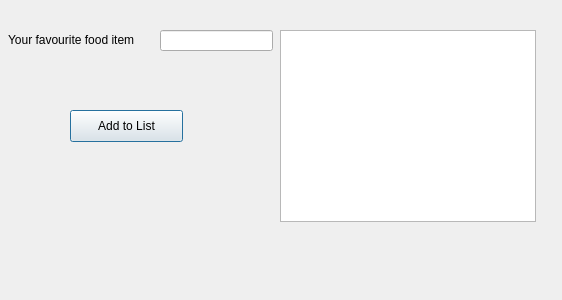
<?xml version="1.0" encoding="UTF-8"?>
<ui version="4.0">
 <class>Dialog</class>
 <widget class="QDialog" name="Dialog">
  <property name="geometry">
   <rect>
    <x>0</x>
    <y>0</y>
    <width>562</width>
    <height>300</height>
   </rect>
  </property>
  <property name="windowTitle">
   <string>Dialog</string>
  </property>
  <widget class="QLabel" name="label">
   <property name="geometry">
    <rect>
     <x>8</x>
     <y>30</y>
     <width>151</width>
     <height>20</height>
    </rect>
   </property>
   <property name="text">
    <string>Your favourite food item</string>
   </property>
  </widget>
  <widget class="QLineEdit" name="lineEditFoodItem">
   <property name="geometry">
    <rect>
     <x>160</x>
     <y>30</y>
     <width>113</width>
     <height>21</height>
    </rect>
   </property>
  </widget>
  <widget class="QListWidget" name="listWidgetSelectedItem">
   <property name="geometry">
    <rect>
     <x>280</x>
     <y>30</y>
     <width>256</width>
     <height>192</height>
    </rect>
   </property>
  </widget>
  <widget class="QPushButton" name="pushButtonAdd">
   <property name="geometry">
    <rect>
     <x>70</x>
     <y>110</y>
     <width>113</width>
     <height>32</height>
    </rect>
   </property>
   <property name="text">
    <string>Add to List</string>
   </property>
  </widget>
 </widget>
 <resources/>
 <connections/>
</ui>
